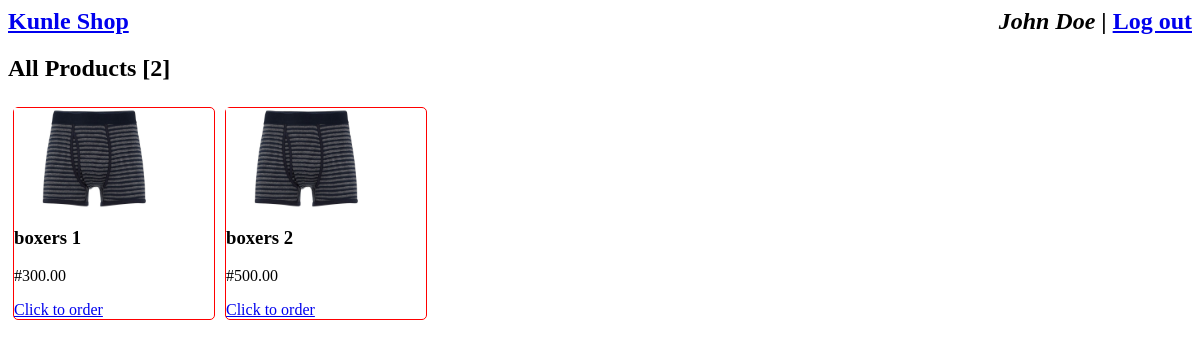
/index.php (signed in), run on the app's committed database.
### tables this page shows
CREATE TABLE `product` (
  `id` int(10) UNSIGNED NOT NULL,
  `name` varchar(45) NOT NULL,
  `price` decimal(8,2) NOT NULL,
  `picture` varchar(45) DEFAULT NULL
);

### index.php (the view, shortened to what this page needs)
<?php
	include "head.php";
?>
<div id="body">
<?php
	$query = "SELECT * FROM product";
	$result = $mysqli->query($query);
?>
<h2>All Products [<?php echo $result->num_rows ?>]</h2>
<?php
	while ($product = $result->fetch_object()) {
?>
	<div class="product-box">
<img src="<?php echo $product->picture ?>" />
<h3><?php echo $product->name ?></h3>
<p>#<?php echo $product->price ?></p>
<a href="describe.php?product=<?php echo $product->id ?>&name=<?php echo $product->name ?>">Click to order</a>
</div>
<?php
	}
?>
</div>
</body>
</html>

### head.php (style rules this page uses)
.product-box { float: left; width: 200px; margin: 5px; border: 1px solid red; border-radius: 5px; }
.product-box > img { width: 160px; height: 100px; }

### data on the page
product: picture (picture), name "boxers 1", price "300.00"
product: picture (picture), name "boxers 2", price "500.00"

### other printed values
$_SESSION['name'] "John Doe"
$result->num_rows "2"
